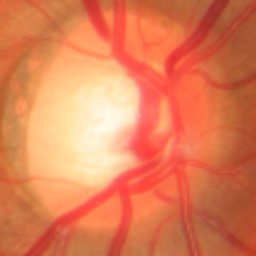
#> input picture imagens/roi.png, 256 x 256 px
$ python main.py
#> lines starting #> are read from the running program, lines starting #| are printed output that depends on the picture; after the words box and inside, x2 and y2 are one past the last pixel; in counts of white or black regions, pixels touching at a corner belong together
import cv2
import numpy as np
# import matplotlib.pyplot as plt
# import matplotlib.image as mpimg

def show_image():

    while True:
        # carregando as imagens
        img = cv2.imread("imagens/roi.png", -1)
#> img is the input picture: shape (256, 256, 3); mean B, G, R 85.7, 126, 224.1
        img_not_glaucoma = cv2.imread("imagens/not_glaucoma.png", -1)
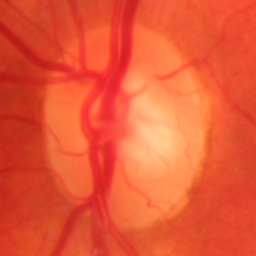
#> input picture imagens/not_glaucoma.png, 256 x 256 px
#> img_not_glaucoma is the input picture: shape (256, 256, 3); mean B, G, R 54.4, 87.4, 231.7

        # transformando as imagens carregadas para a escala de cinza
        img_gray = cv2.cvtColor(img, cv2.COLOR_BGR2GRAY)
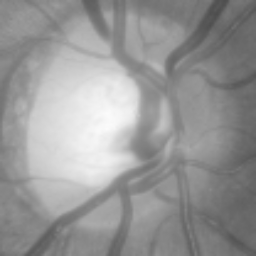
#> img_gray: shape (256, 256); min 77, max 251, mean 150.7
        img_not_glaucoma_gray = cv2.cvtColor(img_not_glaucoma, cv2.COLOR_BGR2GRAY)
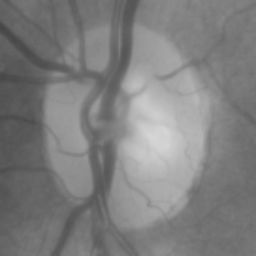
#> img_not_glaucoma_gray: shape (256, 256); min 70, max 213, mean 126.8

        # limiarizando a imagem
        ret, thresh1 = cv2.threshold(img_gray, 205, 255
                                     , cv2.ADAPTIVE_THRESH_MEAN_C)
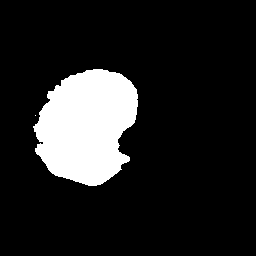
#> thresh1: shape (256, 256); 13.7% white; 2 white regions (1 under 20 px), largest, box (x1, y1, x2, y2) and area: (33, 69, 138, 186) 8994
        ret, thresh2 = cv2.threshold(img_not_glaucoma_gray, 205, 255
                                     , cv2.ADAPTIVE_THRESH_MEAN_C)
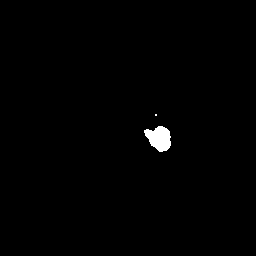
#> thresh2: shape (256, 256); 0.73% white; 2 white regions (1 under 20 px), largest, box (x1, y1, x2, y2) and area: (144, 126, 171, 152) 477
        # exibindo a imagens do paciente com glaucoma
        cv2.imshow('Com Glaucoma (Segmentado)', thresh1)
        cv2.imshow('Com Glaucoma', img)

        # exibindo a imagens do paciente sem glaucoma
        cv2.imshow('Sem Glaucoma (Segmentado)', thresh2)
        cv2.imshow('Sem Glaucoma', img_not_glaucoma)

        cv2.waitKey(1)

show_image()
